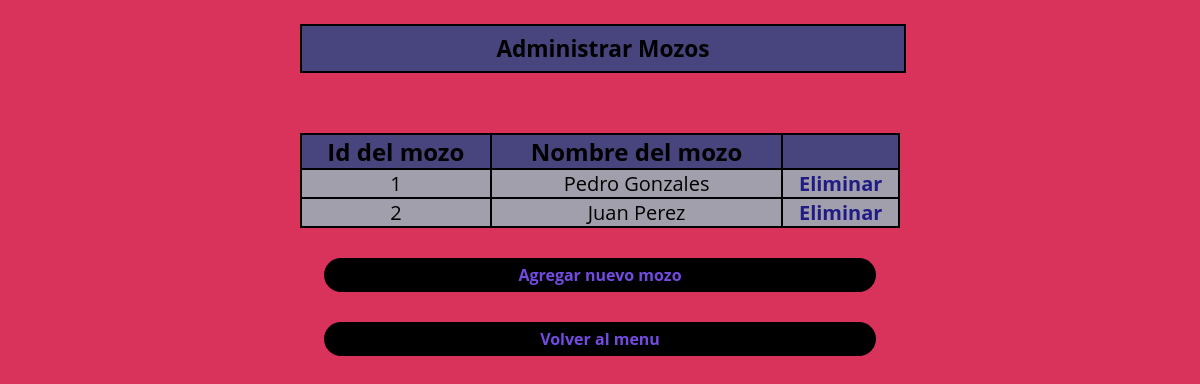
The app's page /mozos.php with its own data.
### tables this page shows
CREATE TABLE `mozos` (
  `mozos_id` int(11) NOT NULL,
  `mozos_nombre` varchar(128) NOT NULL
);

### mozos.php (the view, shortened to what this page needs)
<!DOCTYPE html>
<html lang="es">
<head>
	<link href="mozoss.css" rel="stylesheet" type="text/css">
</head>
<body>
	<h1>Administrar Mozos</h1>
	<?php
		include "connect.php";
		$sql = "SELECT * FROM `mozos`";
		$rs = $bdmotor->query($sql);
		if($cant=mysqli_num_rows($rs))
		{
			echo "<table>
				<tr class='titulos-tabla'>
		 			<td> Id del mozo </td>
		 		 	<td> Nombre del mozo </td>
		 		 	<td>  </td>
		 		<tr>";
			while ($row = $rs->fetch_array(MYSQLI_ASSOC))
		 	{
		 		echo
		 		"<tr class='tabla'>
		 			<td class='c1'>".$row["mozos_id"]."</td>
		 		 	<td class=c2>".$row["mozos_nombre"]."</td>
		 		 	<td><a href=\"admin_mozos.php?id=".$row["mozos_id"]."\" class='bEliminar'> Eliminar </a></td>
		 		<tr>";
		 	}
		 	echo "</table>";
		}
		else
		{
			echo "La base de datos esta vacia.";
		}
		$agregar = -1;
	 	echo "<p></p> <a href=\"admin_mozos.php?id=".$agregar."\" class='bAgregar'> Agregar nuevo mozo </a>
	 		  <p></p> <a href=\"index.php?\" class='bVolver'> Volver al menu </a>";
	?>
</body>
</html>

### mozoss.css (style rules this page uses)
* { margin: 0; padding: 0; font-family: "Open Sans"; }
body h1 { display: block; text-decoration: none; color: black; text-align: center; font-size: 17pt; font-weight: bold; padding: 7px; background: #47447E; width: 49%; margin-left: 25%; margin-top: 2%; border: 2px solid #000; }
table { width: 50%; float: centre; border: 2px solid #000; border-collapse: collapse; background: #A09FAB; margin-left: 25%; margin-top: 5%; }
table td { border: 2px solid #000; }
table .titulos-tabla { text-align: center; font-weight: bold; font-size: 18pt; background: #47447E; }
table .tabla .c1, .c2, .c3, .c4 { text-align: center; font-size: 15pt; }
.bEliminar { display: block; text-decoration: none; color: #211C85; text-align: center; font-size: 15pt; font-weight: bold; }
.bAgregar { display: block; text-decoration: none; color: #734BE1; text-align: center; font-size: 12pt; font-weight: bold; padding: 0.5%; background: black; width: 45%; margin-left: 27%; margin-top: 2.5%; border-radius: 50px; }
.bVolver { display: block; text-decoration: none; color: #734BE1; text-align: center; font-size: 12pt; font-weight: bold; padding: 0.5%; background: black; width: 45%; margin-left: 27%; margin-top: 2.5%; border-radius: 50px; }
body { background: #D9335C; float:centre; }

### records on screen
mozos: mozos_id "1", mozos_nombre "Pedro Gonzales"
mozos: mozos_id "2", mozos_nombre "Juan Perez"
